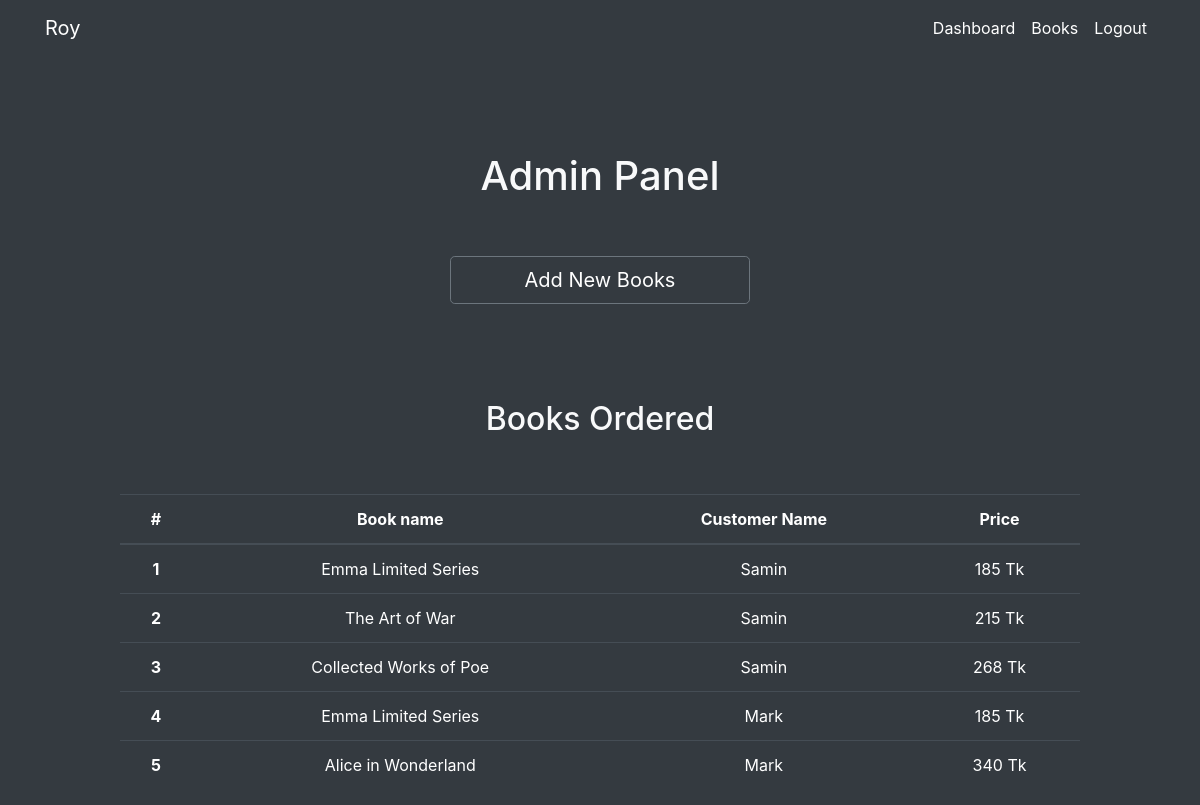
The page /admin.php (signed in) on the database as committed earlier.
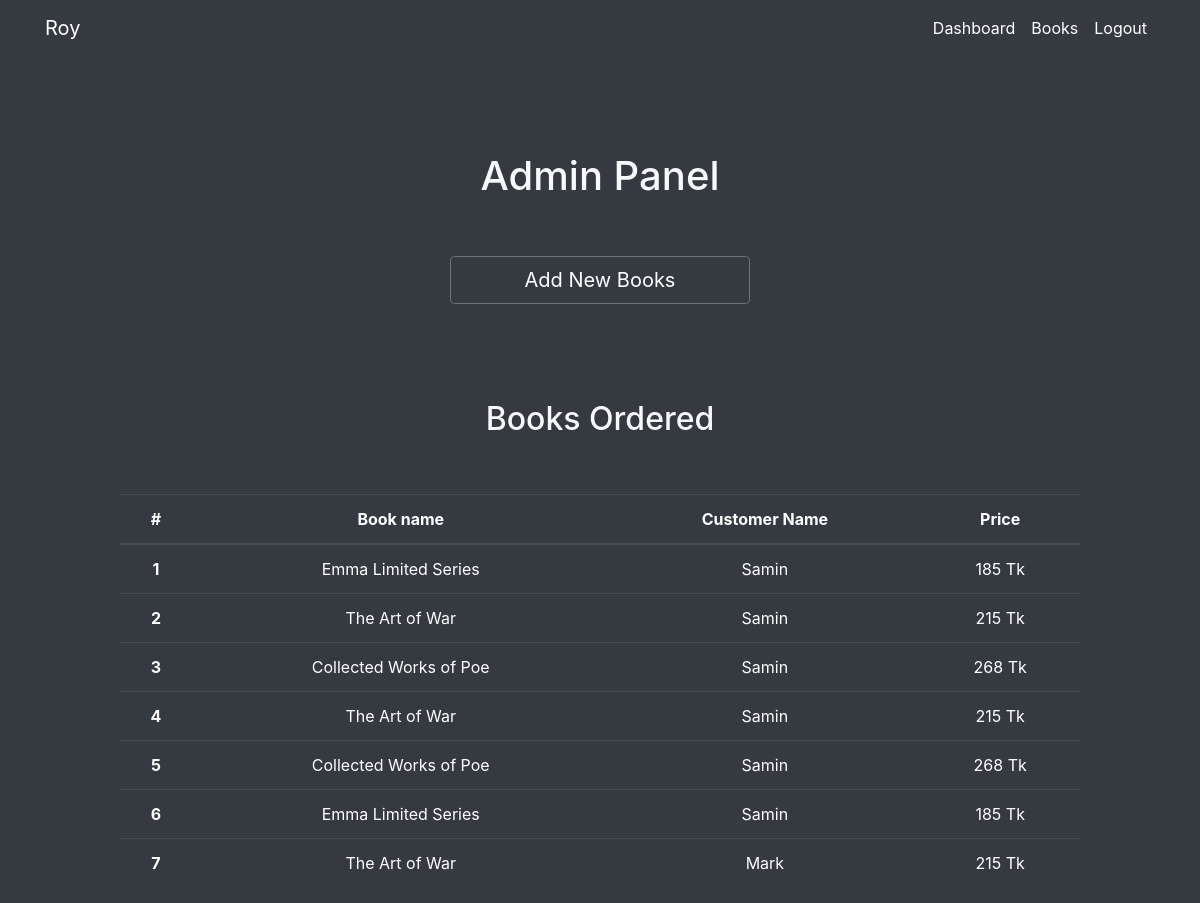
The same page on the database as committed later.
### tables this page shows
CREATE TABLE `book_purchase` (
  `id` int(11) NOT NULL,
  `user_id` int(11) NOT NULL,
  `product_id` int(11) NOT NULL,
  `user_name` varchar(255) NOT NULL,
  `product_name` varchar(255) NOT NULL,
  `price` float NOT NULL
);

### admin.php (the view, shortened to what this page needs)
<?php
include 'Config/connect.php';
$purchase_book = "SELECT * FROM `book_purchase`";
$purchase_list = mysqli_query($conn, $purchase_book);
$purchase_rows = mysqli_num_rows($purchase_list);
?>
<!DOCTYPE html>
<html lang="en">
<head>
    <link rel="stylesheet" href="css/style.css">
    <link rel="stylesheet" href="https://cdn.jsdelivr.net/npm/bootstrap@4.3.1/dist/css/bootstrap.min.css">
    <link rel="stylesheet" href="https://cdnjs.cloudflare.com/ajax/libs/font-awesome/6.0.0/css/all.min.css" />
</head>
<body class="bg-dark text-light">
    <?php require 'nav.php'; ?>
    <div class="admin-section">
        <h1 class="heading mt-5 p-5 h1">Admin Panel</h1>
    </div>
    <a href="add-book.php" class="btn btn-lg btn-outline-secondary bd-white text-white d-block w-25 mx-auto">Add New Books</a>
    <h1 class="heading mt-5 p-5 h2">Books Ordered</h1>
    <?php
      if($purchase_rows > 0) {
        echo '
              <table class="table table-dark mx-auto" style="text-align: center; width: 80%;">
                <thead>';
                echo '<tr>
                        <th scope="col">#</th>
                        <th scope="col">Book name</th>
                        <th scope="col">Customer Name</th>
                        <th scope="col">Price</th>
                      </tr>
                </thead>
                <tbody>';
                $count = 1;
                while($row = mysqli_fetch_assoc($purchase_list)) {
                  $book_title = $row['product_name'];
                  $price = $row['price'];
                  $user_name = $row['user_name'];
                  echo '<tr>
                          <th scope="row">'.$count.'</th>
                          <td>'.$book_title.'</td>
                          <td>'.$user_name.'</td>
                          <td>'.$price.' Tk</td>
                        </tr>';
                    $count += 1;
                  }
                  echo '</tbody>
                </table>';
      }
    ?>
</body>
</html>

### nav.php (shortened to what this page needs)
<?php
  if(isset($_SESSION['loggedin']) && $_SESSION['loggedin'] == true) {
    $loggedin = true;
  } else {
    $loggedin = false;
  }
  echo
  '<nav class="navbar navbar-expand-lg navbar-dark bg-dark">
      <div class="collapse navbar-collapse container" id="navbarSupportedContent">
        <a class="navbar-brand" href="#">Roy</a>
        <ul class="navbar-nav ml-auto">
        ';
        if($loggedin && $_SESSION['email'] == "admin@gmail.com") {
          echo '<li class="nav-item active">
                    <a class="nav-link link-effect" href="admin.php">Dashboard</a>
                </li>
                <li class="nav-item active">
                    <a class="nav-link link-effect" href="books.php">Books</a>
                </li>
                <li class="nav-item active">
                    <a class="nav-link link-effect" href="logout.php">Logout</a>
                </li>
        ';
        } else if($loggedin && $_SESSION['email'] != "admin@gmail.com") {
          echo '<li class="nav-item active">
                    <a class="nav-link link-effect" href="user.php">Dashboard</a>
                </li>
                <li class="nav-item active">
                    <a class="nav-link link-effect" href="books.php">Books</a>
                </li>
                <li class="nav-item active">
                    <a class="nav-link link-effect" href="logout.php">Logout</a>
                </li>';
        }
        echo '
        </ul>
      </div>
  </nav>';
?>

### css/style.css (style rules this page uses)
* { box-sizing: border-box; margin: 0; padding: 0; }
:root { --success-color: #2ecc71; --error-color: #e74c4c;; }
:root { --game-message: rgb(170, 216, 238); }
body { font-family: 'Roboto', sans-serif; font-weight: 0.4rem !important; }
a { text-decoration: none; cursor: pointer; }
li { list-style-type: none; }
.heading { font-size: 2.2rem; text-align: center; position: relative; }

Rows that differ between the two databases and show on the page:
removed book_purchase: product_name "Emma Limited Series", user_name "Mark", price "185"
removed book_purchase: product_name "Alice in Wonderland", user_name "Mark", price "340"
added book_purchase: product_name "The Art of War", user_name "Samin", price "215"
added book_purchase: product_name "Collected Works of Poe", user_name "Samin", price "268"
added book_purchase: product_name "Emma Limited Series", user_name "Samin", price "185"
added book_purchase: product_name "The Art of War", user_name "Mark", price "215"
